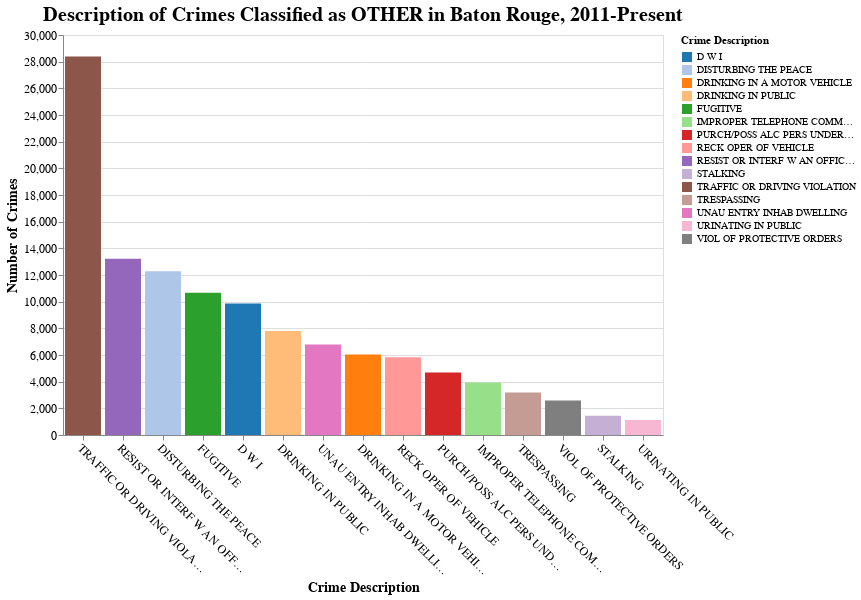

Notebook code cell kept with this figure:
### Code cell
order = btr_other.sort_values(by='count',ascending=False)['crime_description'].tolist()

chart = alt.Chart(btr_other).mark_bar().encode(
    x = alt.X('crime_description',title='Crime Description',axis=alt.Axis(labelAngle=45),sort=order),
    y = alt.Y('count',title='Number of Crimes'),
    color = alt.Color('crime_description:N', title='Crime Description', scale=alt.Scale(scheme='category20')),
).properties(
    title='Description of Crimes Classified as OTHER in Baton Rouge, 2011-Present',
    width=600,
    height=400
).configure_axis(
    labelFontSize=12,
    titleFontSize=14
).configure_title(
    fontSize=20
)

chart.display()

### Figure 1 — Vega-Lite specification as saved in the notebook (floating-point values rounded to 4 significant figures)
{"config": {"view": {"continuousWidth": 300, "continuousHeight": 300}, "axis": {"labelFontSize": 12, "titleFontSize": 14}, "title": {"fontSize": 20}}, "data": {"name": "data-e750733079720961c8be6ec450d0b57d"}, "mark": {"type": "bar"}, "encoding": {"color": {"field": "crime_description", "scale": {"scheme": "category20"}, "title": "Crime Description", "type": "nominal"}, "x": {"axis": {"labelAngle": 45}, "field": "crime_description", "sort": ["TRAFFIC OR DRIVING VIOLATION", "RESIST OR INTERF W AN OFFICER", "DISTURBING THE PEACE", "FUGITIVE", "D W I", "DRINKING IN PUBLIC", "UNAU ENTRY INHAB DWELLING", "DRINKING IN A MOTOR VEHICLE", "RECK OPER OF VEHICLE", "PURCH/POSS ALC PERS UNDER 21", "IMPROPER TELEPHONE COMMUNICATIONS", "TRESPASSING", "VIOL OF PROTECTIVE ORDERS", "STALKING", "URINATING IN PUBLIC"], "title": "Crime Description", "type": "nominal"}, "y": {"field": "count", "title": "Number of Crimes", "type": "quantitative"}}, "height": 400, "title": "Description of Crimes Classified as OTHER in Baton Rouge, 2011-Present", "width": 600, "$schema": "https://vega.github.io/schema/vega-lite/v5.8.0.json", "datasets": {"data-e750733079720961c8be6ec450d0b57d": [{"crime_description": "TRAFFIC OR DRIVING VIOLATION", "count": 28381}, {"crime_description": "RESIST OR INTERF W AN OFFICER", "count": 13213}, {"crime_description": "DISTURBING THE PEACE", "count": 12278}, {"crime_description": "FUGITIVE", "count": 10661}, {"crime_description": "D W I", "count": 9859}, {"crime_description": "DRINKING IN PUBLIC", "count": 7802}, {"crime_description": "UNAU ENTRY INHAB DWELLING", "count": 6795}, {"crime_description": "DRINKING IN A MOTOR VEHICLE", "count": 6046}, {"crime_description": "RECK OPER OF VEHICLE", "count": 5838}, {"crime_description": "PURCH/POSS ALC PERS UNDER 21", "count": 4691}, {"crime_description": "IMPROPER TELEPHONE COMMUNICATIONS", "count": 3934}, {"crime_description": "TRESPASSING", "count": 3179}, {"crime_description": "VIOL OF PROTECTIVE ORDERS", "count": 2596}, {"crime_description": "STALKING", "count": 1435}, {"crime_description": "URINATING IN PUBLIC", "count": 1130}]}}
